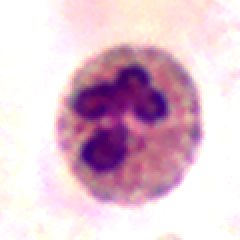
#> input picture DIP Lab/Projects/Lab 6/241.bmp, 120 x 120 px (shown 2 times larger)
$ jupyter execute --allow-errors lab06_DIP.ipynb
#> lines starting #> are read from the running program, lines starting #| are printed output that depends on the picture
[cell 1]
import numpy as np
import pandas as pd
import matplotlib.pyplot as plt
import seaborn as sns
import cv2

[cell 2]
import numpy as np
import cv2
import random


def k_means_clustering(img,k):
    r,c = img.shape

    my_dict = {i: [] for i in range(0, k)}
    centroid_list = random.sample(range(0, 256), k)
    distance_list = [0]*k
    check = 0

    while(True):
        for i in range(r):
            for j in range(c):
                current_pixel = int(img[i,j])

                for z in range(len(distance_list)):
                    distance = abs(centroid_list[z] - current_pixel)
                    distance_list[z] = distance

                #print(f'Distance List: {distance_list}')

                minimum_distance = distance_list[0]
                minimum_distance_index = 0
                for z in range(len(distance_list)):
                    if(distance_list[z]<minimum_distance):
                        minimum_distance = distance_list[z]
                        minimum_distance_index = z

                #print(f'Minimum Distance : {minimum_distance}')
                #print(f'Minimum Distance Index : {minimum_distance_index}')

                my_dict[minimum_distance_index].append(current_pixel)

        #print(f'Dictionary: {my_dict}')
        #print(f'Centroid list: {centroid_list}')

        for y in range(len(centroid_list)):
            new_centre = np.mean(my_dict[y])
            if(abs(centroid_list[y]-new_centre)<=1):
                check += 1
            centroid_list[y] = int(new_centre)

        #print(f'New Centroid list: {centroid_list}')


        if(check==k):
            return centroid_list
        else:
            for x in range(k):
                my_dict[x] = []
            check=0
        #print(f'New Dictionary: {my_dict}')


def apply_thresholding(img,centroid_list):
    r,c = img.shape
    distance_list = [0]*len(centroid_list)

    for i in range(r):
        for j in range(c):
            current_pixel = int(img[i,j])

            for k in range(len(centroid_list)):
                distance = abs(current_pixel-centroid_list[k])
                distance_list[k] = distance

            min_val = distance_list[0]
            index = 0
            for l in range(len(distance_list)):
                if(distance_list[l]<min_val):
                    min_val = distance_list[l]
                    index = l

            img[i,j] = centroid_list[index]

    return img

img = cv2.imread('241.bmp',0)
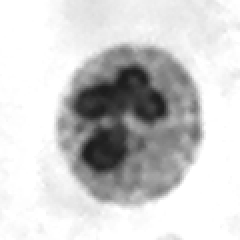
#> img: shape (120, 120) (shown 2 times larger); min 28, max 255, mean 206.4

img1 = img.copy()
img2 = img.copy()
cv2.imshow('Original Image',img)
cv2.waitKey()

centroid_list = k_means_clustering(img,3)
#> after the loop in k_means_clustering, `while(True):`: centroid_list = [146, 246, 55]; distance_list = [104, 4, 195]; my_dict = 3 items
#> centroid_list = [146, 246, 55]

newimg = apply_thresholding(img,centroid_list)
#> in apply_thresholding, `distance_list = [0]*len(centroid_list)`: distance_list = [0, 0, 0]
#> after the loop in apply_thresholding, `for i in range(r):`:
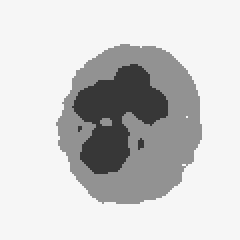
#> img: shape (120, 120) (shown 2 times larger); min 55, max 246, mean 205.6
#> after the loop in apply_thresholding, `for i in range(r):`: distance_list = [105, 5, 196]
cv2.imshow('Output Image',newimg)
cv2.waitKey()

[cell 3]
import numpy as np

# Calculate Q1, Q3, and median manually
#> (the rest of this cell did not finish here and is left out)

[cell 4]
img = cv2.imread('E:\\2. DIP\\2. LAB\\pythonProject\\Projects\\Assignment\\dataset_DIP_assignment\\train\\images\\003.bmp', 0)

#> (a cell that did not finish here is left out)

[cell 6]
def filters(img, filter_name):

    if filter_name == 'mean':
        filter_func = np.mean(img)
    elif filter_name == 'median':
        filter_func = np.median(img)
    new_img = np.zeros_like(img)
    row, col = img.shape[:2]
    for i in range(row):
        for j in range(col):
            if img[i, j] < filter_func:
                new_img[i, j] =127
            else:
                new_img[i, j] =255

    return new_img

#> (a cell that did not finish here is left out)

plt.imshow(new_img, cmap = "grey")

[cell 8]
def mean_filter(window):
    mean_val = np.mean(window)
    new_img = np.zeros_like(window)

    for i in range(window.shape[0]):
        for j in range(window.shape[1]):
            if window[i, j] < mean_val:
                new_img[i, j] = 0
            else:
                new_img[i, j] = 255

    return new_img
def median_filter(window):
    mean_val = np.median(window)
    new_img = np.zeros_like(window)

    for i in range(window.shape[0]):
        for j in range(window.shape[1]):
            if window[i, j] < mean_val:
                new_img[i, j] = 0
            else:
                new_img[i, j] = 255

    return new_img
def sub_filters(img, size, filter_name):
    row, col = img.shape
    new_img = np.zeros_like(img)

    for i in range(0, row-size+1, size):
        for j in range(0, col-size+1, size):
            window = img[i:i+size, j:j+size]

            if filter_name == 'mean':
                new_img[i:i+size, j:j+size] = mean_filter(window)
            elif filter_name == 'median':
                new_img[i:i+size, j:j+size] = median_filter(window)

    return new_img

#> (a cell that did not finish here is left out)

plt.imshow(sub_img, cmap = "grey")

[cell 10]
import numpy as np
import matplotlib.pyplot as plt
import cv2

def compute_dist(centroids, val):
    """Compute the closest centroid index for a given value."""
    centroids = np.array(centroids)
    distances = np.abs(centroids - val)  # Use absolute difference
    return np.argmin(distances)

def k_means_clustering(img, num_cent, max_iter=100):
    """Apply K-Means clustering to an image for segmentation."""

    rows, cols = img.shape

    # Initialize centroids randomly from image intensity values
    cent_means = np.random.choice(img.flatten(), num_cent, replace=False)

    for k in range(max_iter):
        # Assign each pixel to the nearest centroid
        clusters = {i: [] for i in range(num_cent)}

        for i in range(rows):
            for j in range(cols):
                index = compute_dist(cent_means, img[i, j])
                clusters[index].append(img[i, j])

        previous_centr = cent_means.copy()

        # Update centroids
        for i in range(num_cent):
            if clusters[i]:  # Avoid division errors
                cent_means[i] = np.mean(clusters[i])

        # Check for convergence
        if np.all(np.abs(previous_centr - cent_means) < 2):
            print(f"Converged at iteration: {k}")
            break

    # Assign new pixel values
    new_img = np.zeros_like(img, dtype=np.uint8)
    step = 255 // (num_cent - 1)

    for i in range(num_cent):
        new_img[np.isin(img, clusters[i])] = int(i * step)

    # Display segmented image
    plt.imshow(new_img, cmap="gray")
    plt.title("Segmented Image (K-Means)")
    plt.show()

    return new_img

# Apply K-Means Clustering
#> (the rest of this cell did not finish here and is left out)


#> (a cell that did not finish here is left out)

#> (a cell that did not finish here is left out)


[cell 13]
# Re-import necessary libraries since execution state was reset
import numpy as np
import matplotlib.pyplot as plt
import pandas as pd
import seaborn as sns

# Given data for 1990 models
data_1990 = np.array([140, 160, 20, 20, 223, 60, 20, 95, 360, 70,
                       220, 400, 217, 58, 235, 380, 200, 175, 85, 65])

# Sorting data for descriptive statistics
sorted_data = np.sort(data_1990)
print(sorted_data)
# Frequency Distribution (Manual Calculation)
num_classes = 10
data_range = max(data_1990) - min(data_1990)
class_width = int(np.ceil(data_range / num_classes))

# Defining class intervals
bins = np.arange(min(data_1990), max(data_1990) + class_width, class_width)
hist, bin_edges = np.histogram(data_1990, bins=bins)

# Creating frequency distribution table
freq_table = pd.DataFrame({'Class Interval': [f"{int(bin_edges[i])} - {int(bin_edges[i+1])}" for i in range(len(hist))],
                           'Frequency': hist})

# Descriptive Statistics Calculation
mean_1990 = np.mean(data_1990)
median_1990 = np.median(data_1990)
mode_1990 = pd.Series(data_1990).mode().values
variance_1990 = np.var(data_1990, ddof=1)
std_dev_1990 = np.std(data_1990, ddof=1)
q1_1990 = np.percentile(data_1990, 25)
q3_1990 = np.percentile(data_1990, 75)
iqr_1990 = q3_1990 - q1_1990

# Plotting Histogram
plt.figure(figsize=(8,5))
plt.hist(data_1990, bins=bins, edgecolor="black", alpha=0.7, color="skyblue")
plt.xticks(bins, rotation=45)
plt.title("Histogram of 1990 Model Emissions")
plt.xlabel("Hydrocarbon Emissions (ppm)")
plt.ylabel("Frequency")
plt.grid(axis='y', linestyle='--', alpha=0.7)
plt.show()
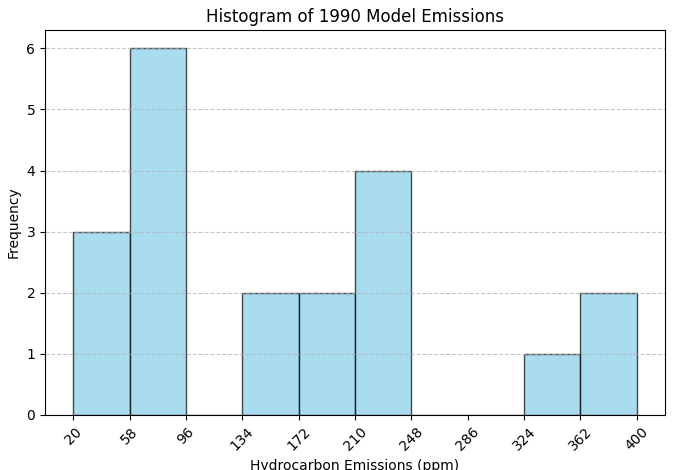
#> figure drawn by matplotlib, 1 panel; tallest bar 6 high, from x = 58 to 96

# Plotting Box Plot
plt.figure(figsize=(6,4))
sns.boxplot(x=data_1990, color="lightblue")
plt.title("Box Plot of 1990 Model Emissions")
plt.xlabel("Hydrocarbon Emissions (ppm)")
plt.grid(True)
plt.show()
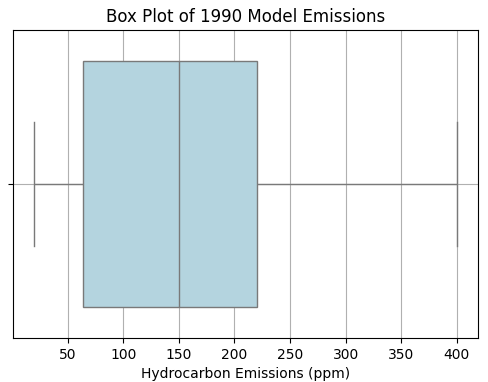
#> figure drawn by matplotlib, 1 panel

# Creating Dot Plot
plt.figure(figsize=(8,2))
plt.scatter(data_1990, [1]*len(data_1990), marker="o", color="blue")
plt.title("Dot Plot of 1990 Model Emissions")
plt.xlabel("Hydrocarbon Emissions (ppm)")
plt.yticks([])  # Removing y-axis labels
plt.grid(axis='x', linestyle='--', alpha=0.7)
plt.show()
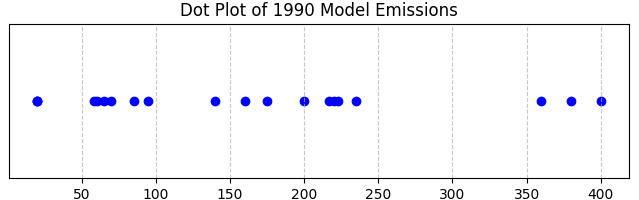
#> figure drawn by matplotlib, 1 panel

# Displaying Frequency Table & Descriptive Statistics
freq_table, {
    "Mean": mean_1990,
    "Median": median_1990,
    "Mode": mode_1990,
    "Variance": variance_1990,
    "Standard Deviation": std_dev_1990,
    "Q1": q1_1990,
    "Q3": q3_1990,
    "IQR": iqr_1990
}
